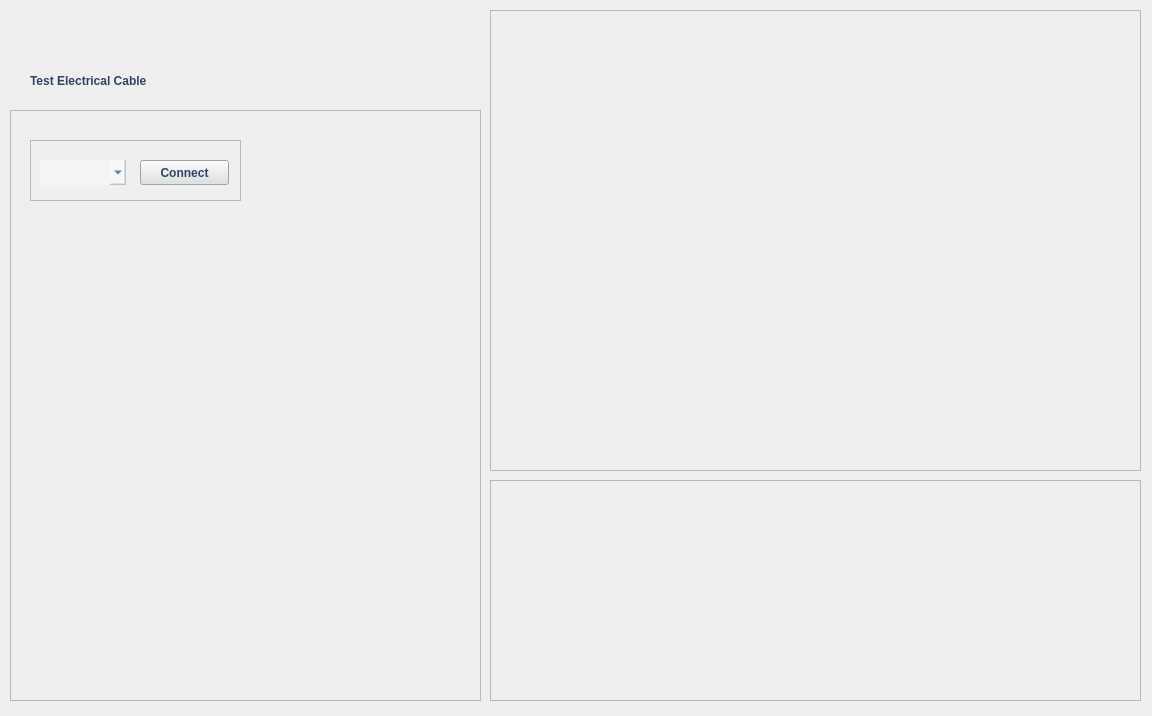
<?xml version="1.0" encoding="UTF-8"?>
<ui version="4.0">
 <class>Form</class>
 <widget class="QWidget" name="Form">
  <property name="geometry">
   <rect>
    <x>0</x>
    <y>0</y>
    <width>1152</width>
    <height>716</height>
   </rect>
  </property>
  <property name="windowTitle">
   <string>Form</string>
  </property>
  <widget class="QLabel" name="label">
   <property name="geometry">
    <rect>
     <x>30</x>
     <y>50</y>
     <width>451</width>
     <height>61</height>
    </rect>
   </property>
   <property name="styleSheet">
    <string notr="true">color: rgb(49,67,100);
font:28pt &quot;Sans&quot;;
font:bold;
background-color: none;</string>
   </property>
   <property name="text">
    <string>Test Electrical Cable</string>
   </property>
  </widget>
  <widget class="QFrame" name="frame">
   <property name="geometry">
    <rect>
     <x>490</x>
     <y>10</y>
     <width>651</width>
     <height>461</height>
    </rect>
   </property>
   <property name="styleSheet">
    <string notr="true">background-color: none;</string>
   </property>
   <property name="frameShape">
    <enum>QFrame::StyledPanel</enum>
   </property>
   <property name="frameShadow">
    <enum>QFrame::Raised</enum>
   </property>
  </widget>
  <widget class="QFrame" name="frame_2">
   <property name="geometry">
    <rect>
     <x>490</x>
     <y>480</y>
     <width>651</width>
     <height>221</height>
    </rect>
   </property>
   <property name="styleSheet">
    <string notr="true">background-color: none;</string>
   </property>
   <property name="frameShape">
    <enum>QFrame::StyledPanel</enum>
   </property>
   <property name="frameShadow">
    <enum>QFrame::Raised</enum>
   </property>
  </widget>
  <widget class="QFrame" name="frame_3">
   <property name="geometry">
    <rect>
     <x>10</x>
     <y>110</y>
     <width>471</width>
     <height>591</height>
    </rect>
   </property>
   <property name="styleSheet">
    <string notr="true">background-color: none;</string>
   </property>
   <property name="frameShape">
    <enum>QFrame::StyledPanel</enum>
   </property>
   <property name="frameShadow">
    <enum>QFrame::Raised</enum>
   </property>
   <widget class="QFrame" name="frame_4">
    <property name="geometry">
     <rect>
      <x>20</x>
      <y>30</y>
      <width>211</width>
      <height>61</height>
     </rect>
    </property>
    <property name="frameShape">
     <enum>QFrame::StyledPanel</enum>
    </property>
    <property name="frameShadow">
     <enum>QFrame::Raised</enum>
    </property>
    <widget class="QComboBox" name="mCbListCom">
     <property name="geometry">
      <rect>
       <x>10</x>
       <y>20</y>
       <width>86</width>
       <height>25</height>
      </rect>
     </property>
     <property name="styleSheet">
      <string notr="true">QComboBox{color: rgb(0,64,128);background-color: rgba(255, 255, 255, 80);border: none;outline:none;font: 11pt &quot;Waree&quot;;selection-background-color:red;}
</string>
     </property>
    </widget>
    <widget class="QPushButton" name="mBtnConnect">
     <property name="geometry">
      <rect>
       <x>110</x>
       <y>20</y>
       <width>89</width>
       <height>25</height>
      </rect>
     </property>
     <property name="styleSheet">
      <string notr="true">QPushButton
{
background-color: rgb(220,225,226);
outline: none;
color: rgb(49,67,100);
font: 9pt &quot;Sans&quot;;
font:bold;

}</string>
     </property>
     <property name="text">
      <string>Connect</string>
     </property>
    </widget>
   </widget>
  </widget>
 </widget>
 <resources/>
 <connections/>
</ui>
